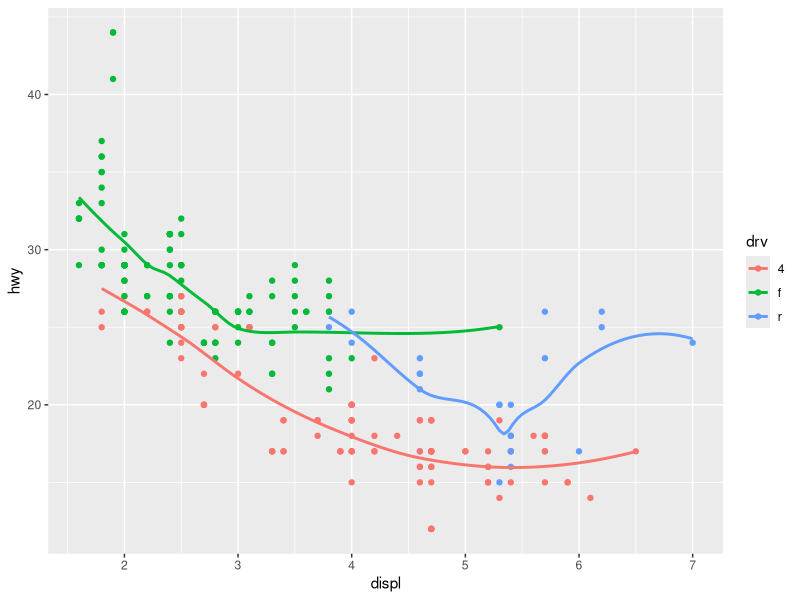
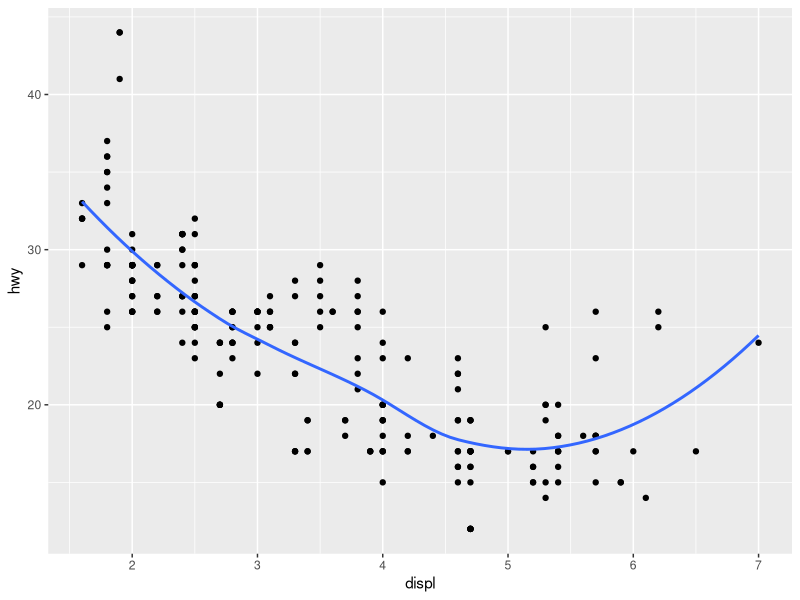
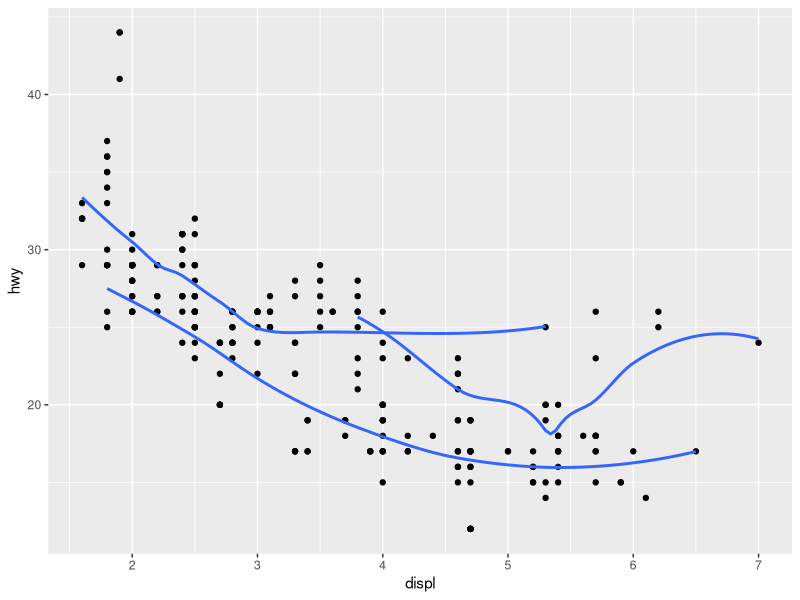
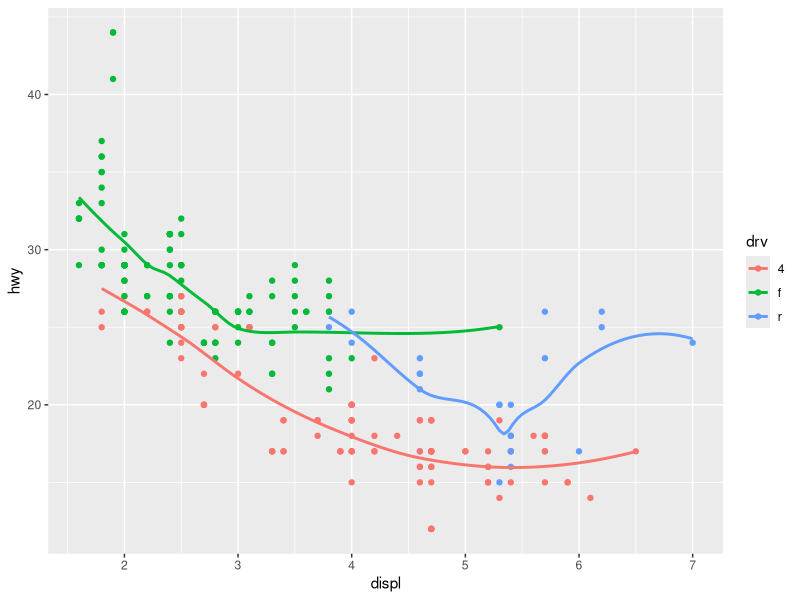

Write R code to recreate these figures, in order.
## ---- chunk 1
knitr::opts_chunk$set(echo = TRUE)
library(ggplot2)
## ---- chunk 2
ggplot(data = mpg, mapping = aes(x = displ, y = hwy, color = drv)) + 
  geom_point() + 
  geom_smooth(se = FALSE)
## ---- chunk 3
ggplot(data = mpg, mapping = aes(x = displ, y = hwy)) + 
  geom_point() +
  geom_smooth(se = FALSE)
## ---- chunk 4
ggplot(data = mpg, mapping = aes(x = displ, y = hwy)) + 
  geom_point() +
  geom_smooth(se = FALSE, mapping = aes(group = drv))
## ---- chunk 5
ggplot(data = mpg, mapping = aes(x = displ, y = hwy, color = drv)) + 
  geom_point() +
  geom_smooth(se = FALSE)
## ---- chunk 6

